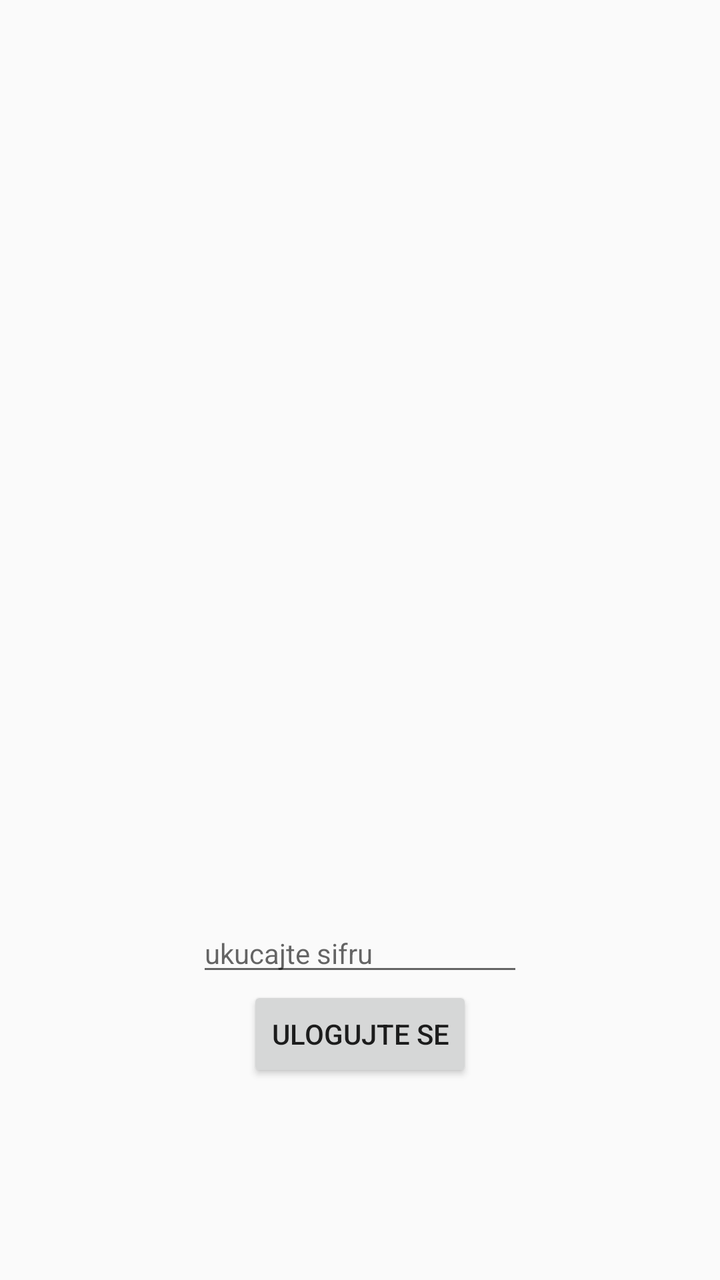
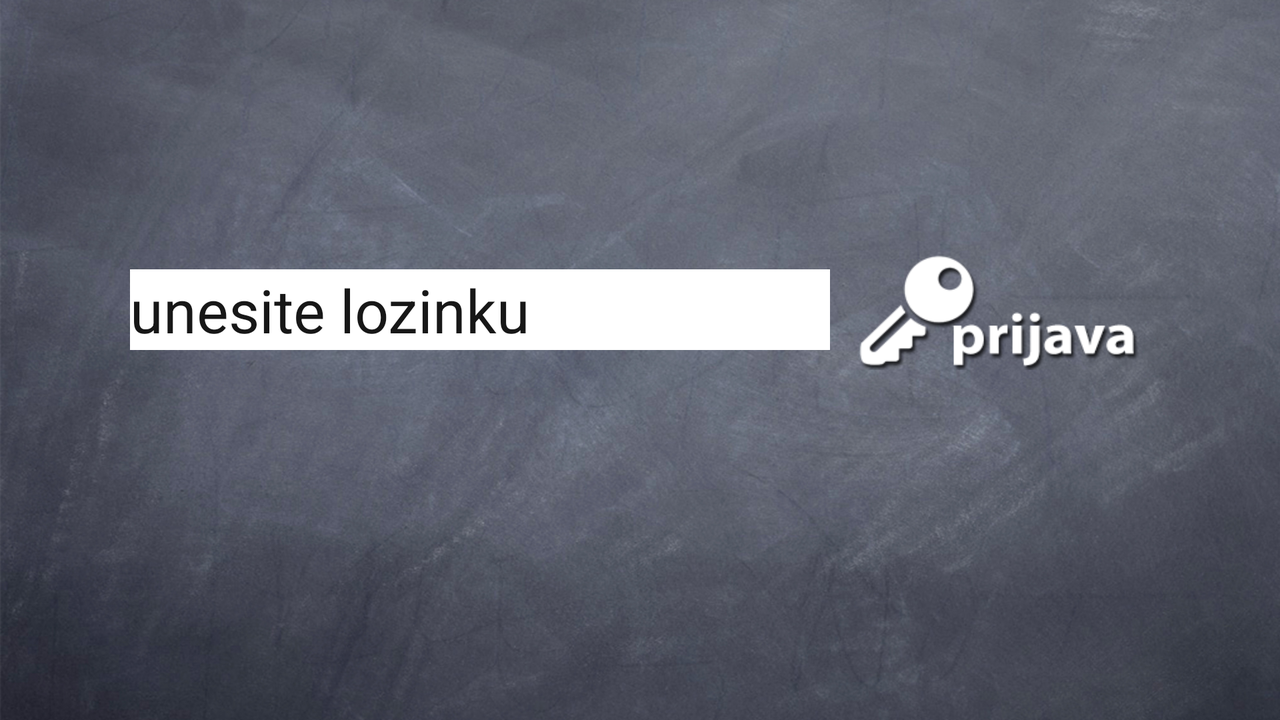

Compare how this app lays out the same screen by default and in its alternative resource folder. The renders come first, then the two layout files and the values they reference.
<!-- AndroidManifest.xml: application theme AppTheme -->
<!-- res/layout/activity_login_activity2.xml -->
<RelativeLayout xmlns:android="http://schemas.android.com/apk/res/android"
    xmlns:tools="http://schemas.android.com/tools" android:layout_width="match_parent"
    android:layout_height="match_parent" android:paddingLeft="@dimen/activity_horizontal_margin"
    android:paddingRight="@dimen/activity_horizontal_margin"
    android:paddingTop="@dimen/activity_vertical_margin"
    android:paddingBottom="@dimen/activity_vertical_margin"
    tools:context="com.example.markotranda.dnevnik.LoginActivity2">

    <EditText
        android:layout_width="wrap_content"
        android:layout_height="wrap_content"
        android:inputType="textPassword"
        android:ems="10"
        android:id="@+id/password_field"
        android:layout_alignParentTop="true"
        android:layout_centerHorizontal="true"
        android:layout_marginTop="457dp"
        android:hint="ukucajte sifru"
        android:password="false" />

    <Button
        android:layout_width="wrap_content"
        android:layout_height="wrap_content"
        android:text="ulogujte se"
        android:id="@+id/button_login"
        android:onClick="OnClickLogin"
        android:layout_below="@+id/password_field"
        android:layout_centerHorizontal="true" />

</RelativeLayout>
<!-- resources referenced by this layout -->
<resources>
  <style name="AppTheme" parent="Theme.AppCompat.Light.DarkActionBar">
          
          <item name="android:textSize">14sp</item>
          <item name="android:actionBarSize">10sp</item>
      </style>
</resources>
<!-- res/layout-land/activity_login_activity2.xml (the author's variant of the layout above) -->
<!-- drawn on the phone turned sideways -->
<LinearLayout xmlns:android="http://schemas.android.com/apk/res/android"
    xmlns:tools="http://schemas.android.com/tools" android:layout_width="match_parent"
    android:layout_height="match_parent"
    android:paddingLeft="@dimen/activity_horizontal_margin"
    android:paddingRight="@dimen/activity_horizontal_margin"
    android:paddingTop="@dimen/activity_vertical_margin"
    android:paddingBottom="@dimen/activity_vertical_margin"
    android:background="@drawable/bck"
    android:orientation="horizontal"
    android:gravity="center"
    tools:context="com.example.markotranda.dnevnik.LoginActivity2">

    <EditText
        android:layout_width="wrap_content"
        android:layout_height="wrap_content"
        android:inputType="textPassword"
        android:ems="10"
        android:id="@+id/password_field"
        android:hint="unesite lozinku"
        android:password="false"
        android:singleLine="true"
        android:textSize="30sp"
        android:textColor="#ff171717"
        android:textColorHighlight="#ff171717"
        android:textColorHint="#ff171717"
        android:textColorLink="#ff171717"
        android:background="#fff"
        android:layout_marginBottom="25dp" />

    <Button
        android:layout_width="150dp"
        android:layout_height="60dp"
        android:id="@+id/button_login"
        android:onClick="OnClickLogin"
        android:background="@drawable/unesi_lozinku"
        android:layout_marginLeft="10dp"
        android:layout_marginBottom="25dp" />

</LinearLayout>
<!-- resources referenced by the variant -->
<!-- as the phone turned sideways resolves them -->
<resources>
  <!-- drawable bck: jpg bitmap (drawable, 527776 bytes) -->
  <!-- drawable unesi_lozinku: png bitmap (drawable, 13145 bytes) -->
  <style name="AppTheme" parent="Theme.AppCompat.Light.DarkActionBar">
          
          <item name="android:textSize">14sp</item>
          <item name="android:actionBarSize">10sp</item>
      </style>
</resources>
